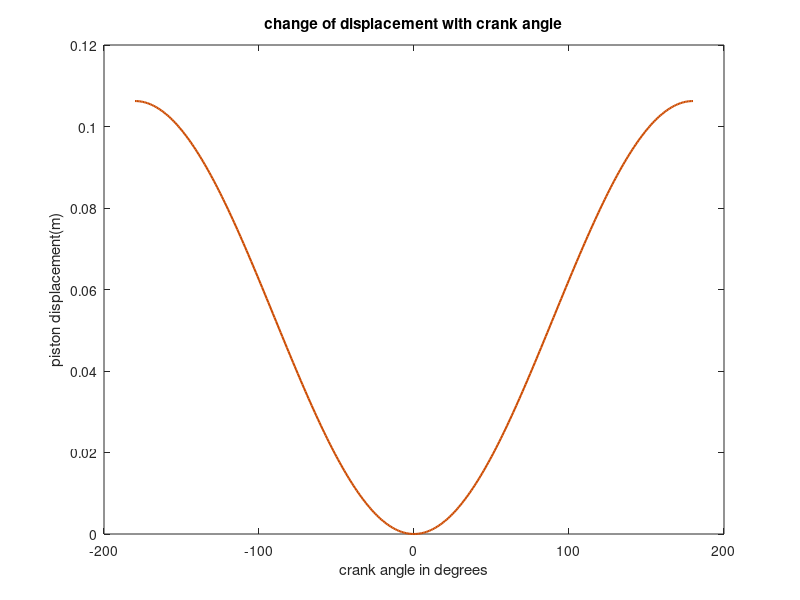

MATLAB code to generate this figure: (Note: this script raises an error after producing the figure.)
%% constants
close all
clear all
clc

s=0.1; %stroke in meters
r=s/2; % radius
l=4*s; % connecting rod length
tmax=1000; %peak temperature in K
rc=9;%compression ratio
d=s; %diameter in meter
cv=0.71;
gamma=1.4;
n=5000; %r.p.m
theta_deg=-180:1:180;%cranck angle
theta=pi/180*theta_deg;% cranck angle in radians
p=101325;%inlet pressure
t=25+273;%inlet temperature
R=0.287; % air gas constant

%% space conservation for constant gamma

y=zeros(1,361);%position
ys=zeros(1,361);%velocity
ya=zeros(1,361);%acceleration
vs=zeros(1,362); %swept volume
ts=zeros(1,362);%instant temperature
ps=zeros(1,362);% instant pressure
wcom=zeros(1,361);% compression work
wexp=zeros(1,361);% expansion work

%% space conservation for variable gamma
gammac=zeros(1,362);% gamma as a function in temperature
cvc=zeros(1,362);% cv as a function in temperature
tsc=zeros(1,362);% instant temperature due to change of gamma
psc=zeros(1,362);% instant pressure due to change of gamma
g=zeros(1,20);% variable gamma
error=zeros(1,361);% error in gamma

%% Calculated constants

w=2*pi*n/60;
y(1)=l*((r/l)^2*sin(theta(1)/2)^2)+r*(1-cos(theta(1)));
ys(1)=r*w*(sin(theta(1))+r/l*sin(2*theta(1))/2);
ya(1)=r*w^2*(cos(theta(1))+r/l*cos(2*theta(1)));
vmax=pi/4*d^2*y(1);% max swept volume
vc=vmax/(rc-1); %clearance volume
vs(1)=vmax+vc;
ts(1)=t;
ps(1)=p;
tsc(1)=t;
psc(1)=p;
gammac(1)=1.4;
cvc(1)=0.71;
vs(362)=vmax+vc;
ts(362)=t;
ps(362)=p;
tsc(362)=t;
psc(362)=p;

%% Equations and loops

for i=2:361
    if i<181
        
        y(i)=l*((r/l)^2*sin(theta(i)/2)^2)+r*(1-cos(theta(i)));
        ys(i)=r*w*(sin(theta(i))+r/l*sin(2*theta(i))/2);
        ya(i)=r*w^2*(cos(theta(i))+r/l*cos(2*theta(i)));
        vs(i)=vc+pi/4*d^2*y(i);
        
        %% for contant gamma
        ps(i)=(vs(i-1)/vs(i))^gamma*ps(i-1);
        ts(i)=(vs(i-1)/vs(i))^(gamma-1)*ts(i-1);
        
        
        %% for variable gamma
        g(1)=gammac(i-1);
        
        for j=2:20
            t2=(vs(i-1)/vs(i))^(g(j-1)-1)*tsc(i-1);
            cv2=(0.71*(t2-tsc(i-1))+19*10^(-5)/2*((t2)^2-(tsc(i-1))^2))/(t2-tsc(i-1));
            g(j)=(cv2+R)/cv2;
            error(i)=(abs((g(j-1)-g(j))))/g(j);
        end
        
        gammac(i)=g(20);
        cvc(i)=cv2;
        tsc(i)=t2;
        psc(i)=(vs(i-1)/vs(i))^gammac(i)*psc(i-1);
        
    elseif i==181
        
        y(i)=l*((r/l)^2*sin(theta(i)/2)^2)+r*(1-cos(theta(i)));
        ys(i)=r*w*(sin(theta(i))+r/l*sin(2*theta(i))/2);
        ya(i)=r*w^2*(cos(theta(i))+r/l*cos(2*theta(i)));
        vs(i)=vc;
        %% for constant gamma
        ts(i)=tmax;
        ps(i)=(ts(i)/ts(i-1))*ps(i-1);
        
        %% for variable gamma
        tsc(i)=tmax;
        psc(i)=(tsc(i)/tsc(i-1))*psc(i-1);
        cvc(i)=0.71+19*10^(-5)/2*(tsc(i)-tsc(i-1));
        gammac(i)=(cvc(i)+R)/cvc(i);
        
        
    else
        y(i)=l*((r/l)^2*sin(theta(i)/2)^2)+r*(1-cos(theta(i)));
        ys(i)=r*w*(sin(theta(i))+r/l*sin(2*theta(i))/2);
        ya(i)=r*w^2*(cos(theta(i))+r/l*cos(2*theta(i)));
        vs(i)=vc+pi/4*d^2*y(i);
        
        %% for constant gamma
        ps(i)=(vs(i-1)/vs(i))^gamma*ps(i-1);
        ts(i)=(vs(i-1)/vs(i))^(gamma-1)*ts(i-1);
        
        
        %% for variable gamma
        g(1)=gammac(i-1);
        
        for j=2:20
            t2=(vs(i-1)/vs(i))^(g(j-1)-1)*tsc(i-1);
            cv2=(0.71*(t2-tsc(i-1))+19*10^(-5)/2*((t2)^2-(tsc(i-1))^2))/(t2-tsc(i-1));
            g(j)=(cv2+R)/cv2;
            error(i)=(abs((g(j-1)-g(j))))/g(j);
        end
        
        gammac(i)=g(20);
        cvc(i)=cv2;
        tsc(i)=t2;
        psc(i)=(vs(i-1)/vs(i))^gammac(i)*psc(i-1);
        
    end
    
end


%% from data calculated above for constant gamma

qrej=cv*(ts(361)-ts(362));% q rejected
qadded=cv*(ts(181)-ts(180));% q added
wcomt=cv*(ts(180)-ts(1));%total compression work
wexpt=cv*(ts(181)-ts(361));%total expansion work
wt=wexpt-wcomt;%total cycle work
eta=wt/qadded; %efficiency

%% from data calculated above for variable gamma
gammac(362)=1.4;
cvc(362)=0.71+19*10^(-5)/2*(tsc(361)+tsc(362));
qaddedc=(0.71+19*10^(-5)/2*(tsc(180)+tsc(181)))*(tsc(181)-tsc(180));
qrejc=cvc(362)*(tsc(361)-tsc(362));
wcomtc=(0.71+19*10^(-5)/2*(tsc(1)+tsc(180)))*(tsc(180)-tsc(1));
wexptc=(0.71+19*10^(-5)/2*(tsc(180)+tsc(361)))*(tsc(181)-tsc(361));
wtc=wexptc-wcomtc;
etac=wtc/qaddedc;


%% figures
figure;
plot(theta_deg,y,'Color',[0.8 0.3 0.01],'LineWidth',1.5,'LineStyle','-','Marker','none','MarkerSize',15)
title('change of displacement with crank angle')
xlabel('crank angle in degrees')
ylabel('piston displacement(m)')
ax = gca; ax.FontName = 'Century Gothic'; ax.FontSize=16; ax.FontWeight='bold'; ax.GridAlpha=0.07; ax.GridLineStyle='--'; ax.LineWidth=1.5; ax.XColor=[0 0 0]; ax.XMinorTick='on'; ax.YColor=[0 0 0]; ax.YMinorTick='on';

figure;
plot(theta_deg,ys,'Color',[0.8 0.3 0.01],'LineWidth',1.5,'LineStyle','-','Marker','none','MarkerSize',15)
xlabel('crank angle in degrees')
ylabel('piston velocity(m/sec)')
title('change of piston velocity with crank angle')
ax = gca; ax.FontName = 'Century Gothic'; ax.FontSize=16; ax.FontWeight='bold'; ax.GridAlpha=0.07; ax.GridLineStyle='--'; ax.LineWidth=1.5; ax.XColor=[0 0 0]; ax.XMinorTick='on'; ax.YColor=[0 0 0]; ax.YMinorTick='on';

figure;
plot(theta_deg,ya,'Color',[0.8 0.3 0.01],'LineWidth',1.5,'LineStyle','-','Marker','none','MarkerSize',15)
xlabel('crank angle in degrees')
ylabel('piston accceleration(m/sec^2)')
title('change of piston displacement with crank angle')
ax = gca; ax.FontName = 'Century Gothic'; ax.FontSize=16; ax.FontWeight='bold'; ax.GridAlpha=0.07; ax.GridLineStyle='--'; ax.LineWidth=1.5; ax.XColor=[0 0 0]; ax.XMinorTick='on'; ax.YColor=[0 0 0]; ax.YMinorTick='on';

figure;
plot(vs,ps,'b',vs,psc,'r','LineWidth',1.5,'LineStyle','-','Marker','none','MarkerSize',15)
legend('temp independent properties ','temp dependent properties')
xlabel('volume (m^3/sec)')
ylabel('pressure(Pa)')
title('cycle PV diagram')
ax = gca; ax.FontName = 'Century Gothic'; ax.FontSize=16; ax.FontWeight='bold'; ax.GridAlpha=0.07; ax.GridLineStyle='--'; ax.LineWidth=1.5; ax.XColor=[0 0 0]; ax.XMinorTick='on'; ax.YColor=[0 0 0]; ax.YMinorTick='on';

figure;
plot(theta_deg,ps(1:361),'b',theta_deg,psc(1:361),'r','LineWidth',1.5,'LineStyle','-','Marker','none','MarkerSize',15)
legend('temp independent properties ','temp dependent properties')
xlabel('crank angle in degrees')
ylabel('pressure(Pa)')
title('change of pressure with crank angle')
ax = gca; ax.FontName = 'Century Gothic'; ax.FontSize=16; ax.FontWeight='bold'; ax.GridAlpha=0.07; ax.GridLineStyle='--'; ax.LineWidth=1.5; ax.XColor=[0 0 0]; ax.XMinorTick='on'; ax.YColor=[0 0 0]; ax.YMinorTick='on';

figure;
plot(gammac(1:180),tsc(1:180),'c',gammac(180:181),tsc(180:181),'r',gammac(181:361),tsc(181:361),'b','LineWidth',1.5,'LineStyle','-','Marker','none','MarkerSize',15)
legend('compression','combustion','expansion')
xlabel('gamma')
ylabel('temperature(k)')
title('change of gamma with temperature')
ax = gca; ax.FontName = 'Century Gothic'; ax.FontSize=16; ax.FontWeight='bold'; ax.GridAlpha=0.07; ax.GridLineStyle='--'; ax.LineWidth=1.5; ax.XColor=[0 0 0]; ax.XMinorTick='on'; ax.YColor=[0 0 0]; ax.YMinorTick='on';
